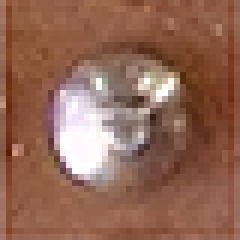
#> input picture img_src/boa.png, 40 x 40 px, found by its file name (shown 6 times larger)
$ jupyter execute --allow-errors AnaliseDeDataAUment.ipynb   (shell and % lines are left out)
#> lines starting #> are read from the running program, lines starting #| are printed output that depends on the picture
# Análise de técnicas de Data Aumentation na geração de um banco de soldas para classificação utilizando a DCT

[cell 1]
import cv2 as cv
print("OpenCV: ", cv.__version__)
import numpy as np
print("numpy: ", np.__version__)
import matplotlib.pyplot as plt
plt.style.use('classic')

Primeiramente vamos carregar as imagens que temos, uma de cada classe, converter em imagens em tons de cinza e armazenar numa lista.

[cell 2]
# Nome dos arquivos com as imagens boas
imgNameList = ['boa.png', 'ausente.png', 'excesso.png',
           'ponte.png', 'pouca.png']
# Carregando as imagens e guardando numa lista
imgList = []
for imgName in imgNameList:
    imgFile = "/Users/evalero/Library/CloudStorage/GoogleDrive-valero.esbel@gmail.com/Meu Drive/Desktop/Proghramação/Git/soldas_dt_aug/img_src/" + imgName
    img = cv.imread(imgFile)
#> img is the input picture: shape (40, 40, 3); mean B, G, R 84.7, 103, 145.9
    imgG = cv.cvtColor(img, cv.COLOR_BGR2GRAY)
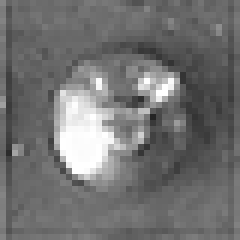
#> imgG: shape (40, 40) (shown 6 times larger); min 36, max 255, mean 113.8
    imgList.append(imgG)
#> pass 2 of the loop `for imgName in imgNameList:`:
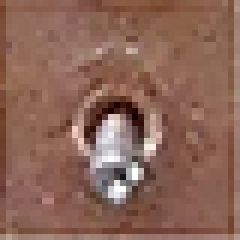
#> input picture img_src/ausente.png, 40 x 40 px, found by its file name (shown 6 times larger)
#> img is the input picture: shape (40, 40, 3); mean B, G, R 87.5, 101.4, 139.8
#> `imgG = cv.cvtColor(img, cv.COLOR_BGR2GRAY)`:
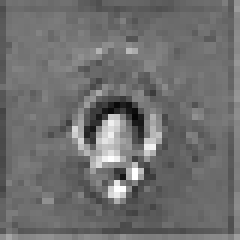
#> imgG: shape (40, 40) (shown 6 times larger); min 6, max 255, mean 111.3
#> pass 3 of the loop `for imgName in imgNameList:`:
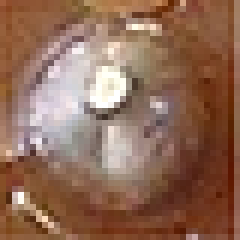
#> input picture img_src/excesso.png, 40 x 40 px, found by its file name (shown 6 times larger)
#> img is the input picture: shape (40, 40, 3); mean B, G, R 87.3, 107, 144.3
#> `imgG = cv.cvtColor(img, cv.COLOR_BGR2GRAY)`:
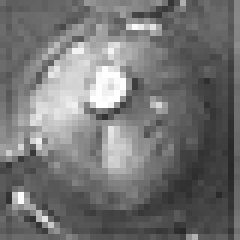
#> imgG: shape (40, 40) (shown 6 times larger); min 39, max 255, mean 115.9
#> the loop made 5 passes; the first 3 are shown
fig, ax = plt.subplots(3,2)
for i in range(3):
    for j in range(2):
        index = (2*i+j) % 5
        ax[i,j].imshow(imgList[index], cmap='gray')
        ax[i,j].set_title(imgNameList[index])
        ax[i,j].axis('off')
        plt.tight_layout()

Agora vamos implementar o extrator de características que queremos utilizar para avaliar nosso processo de data augmentation. Neste casso vamos utilizar a transformada discreta do cosseno (DCT). A forma de calcular a transformada, para ser utilizada como extrator de características, pode ser melhor discutida posteriormente.

[cell 3]
class DctService():
    def __init__(self):
        pass

    '''
    Função que aplica o filtro DCT na imagem. Entrada uma imagem BGR
    '''
    def dct_filter(self, img, chanels = 'GRAY', show = False):
        if chanels == 'BGR':
            gray_img = cv.cvtColor(img, cv.COLOR_BGR2GRAY)
        elif chanels == 'RGB':
            gray_img = cv.cvtColor(img, cv.COLOR_RGB2GRAY)
        else:
            gray_img = img
        lut = np.arange(1, 257, dtype="float64")
        lut = np.log(lut)
        #lut = np.asarray([np.log(i, 2) for i in (np.arange(0, 256) + 1)], "float64")
        img_log = cv.LUT(gray_img, lut)
        dctImg = cv.dct(img_log) # Transformada da imagem
        # Agora vamos normalizar a imagem para que os valores fiquem entre 0 e 255
        dctImage = cv.normalize(dctImg, None, 0, 255, cv.NORM_MINMAX, cv.CV_8UC1)
        # A função pode retornar os dois formatos
        if show:
            return dctImage  # para visualizar
        else:
            return dctImg   # para processar

    def operacao_dct(self, img_solda):
        soma = np.sum(img_solda)
        media = np.mean(img_solda)
        desvio = np.std(img_solda)
        minValue = np.min(img_solda)
        maxValue = np.max(img_solda)
        return soma, media, desvio, minValue, maxValue
        #return desvio, minValue

    def dctSum(self, img):
        return np.array(self.operacao_dct(img))

Podemos então aplicar o extrator de características e, com o objetivo de visualizar o resultado, podemos armazenar as imagens. As imagens para análise serão guardadas posteriormente na lista.

[cell 4]
fig, ax = plt.subplots(3,2)
imgDCT = []
index = 0
for img in imgList:
    imgDCT.append(DctService().dct_filter(img))
    img = DctService().dct_filter(img, show=True)
    i = index // 2
    j = index % 2
    ax[i,j].imshow(img[:5, 0:5], cmap='gray')
    ax[i,j].set_title(imgNameList[index%5])
    ax[i,j].axis('off')
    plt.tight_layout()
    index += 1
#> this loop made 5 passes
#> pass 1, in dct_filter, `dctImg = cv.dct(img_log)`:
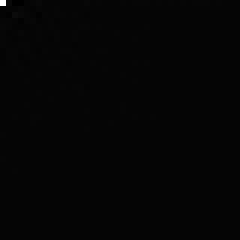
#> dctImg: shape (40, 40) float64 (shown 6 times larger); min -4.26, max 187.7, mean 0.1; drawn with min black and max white
img = DctService().dct_filter(imgList[0], show=True)
ax[2,1].imshow(img[:5, 0:5], cmap='gray')
ax[2,1].set_title(imgNameList[0])
ax[2,1].axis('off')
plt.tight_layout()
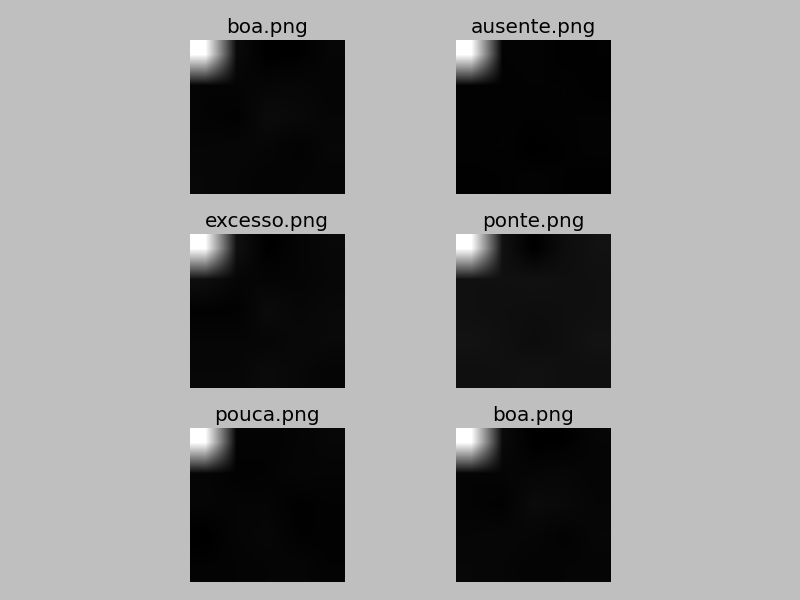
#> figure drawn by matplotlib, 6 panels

Visualmente não tem diferença significativa entre as imagens geradas. Vamos analisar então os valores dos vetores de características considerando, inicialmente todos os parâmetros.

[cell 5]
print("[ Soma, Média, Desvio, Min, Max]")
vetCar = np.zeros((4098, 5))
index = 0;
for img in imgDCT:
    vetCar[index,:] = DctService().operacao_dct(img)
    print("[ %.3f" % (vetCar[index,0]), end='')
    for val in vetCar[index, 1:]:
        print(", %.3f" % (val), end='')
    print(" ]")
    index += 1

A soma e a média são métricas linearmente dependentes, devido ao fato de que as imagens são dos mesmo tamanho. Entretanto, em casos reais devem ser análises de imagens de tamanhos diversos. Vamos excluir então a soma, por enquanto, e mostrar em gráficos as projeções destes vetores.

[cell 6]
#ax[axi, axj].scatter(soma, std, color=colors[i-1])
colors = ['red', 'blue', 'green', 'black', 'yellow']
fig, ax = plt.subplots(3,2)
ax[0,0].scatter(vetCar[:5, 1], vetCar[:5, 2], color=colors)
ax[0,0].set_title('Média x Desvio')
ax[0,0].set_xlabel('Média')
ax[0,0].set_ylabel('Desvio')
ax[0,1].scatter(vetCar[:5, 1], vetCar[:5, 3], color=colors)
ax[0,1].set_title('Média x Min')
ax[0,1].set_xlabel('Média')
ax[0,1].set_ylabel('Min')
ax[1,0].scatter(vetCar[:5, 1], vetCar[:5, 4], color=colors)
ax[1,0].set_title('Média x Max')
ax[1,0].set_xlabel('Média')
ax[1,0].set_ylabel('Max')
ax[1,1].scatter(vetCar[:5, 2], vetCar[:5, 3], color=colors)
ax[1,1].set_title('Desvio x Min')
ax[1,1].set_xlabel('Desvio')
ax[1,1].set_ylabel('Min')
ax[2,0].scatter(vetCar[:5, 2], vetCar[:5, 4], color=colors)
ax[2,0].set_title('Desvio x Max')
ax[2,0].set_xlabel('Desvio')
ax[2,0].set_ylabel('Max')
ax[2,1].scatter(vetCar[:5, 3], vetCar[:5, 4], color=colors)
ax[2,1].set_title('Min x Max')
ax[2,1].set_xlabel('Min')
ax[2,1].set_ylabel('Max')
plt.tight_layout()

# Testando as técnicas de Data AUmentation

## Flipping

Inicialmente vamos trabalhar a técnica de flipping utilizando os recursos disponíveis na biblioteca OpenCL. A função flip permite aplicar esta técnica na direção vertical, na horizontal ou em ambas. Vamos gerar então três imagens novas, com base nas images originais.

[cell 7]
imgFlipList = []
index = 5
print("[ Soma, Média, Desvio, Min, Max]")
for img in imgList:
    # Flip vertical
    imgFlip = cv.flip(img, 0)
    #imgFlip_H = cv.flip(imgG, 1)
    #imgFlip_VH = cv.flip(imgG, -1)

    imgFlipList.append(imgFlip)
    imgFlip = DctService().dct_filter(imgFlip)
    vetCar[index,:] = DctService().operacao_dct(imgFlip)
    print("[ %.3f" % (vetCar[index,0]), end='')
    for val in vetCar[index, 1:]:
        print(", %.3f" % (val), end='')
    print(" ]")
    index += 1
#> this loop made 5 passes
#> pass 1, in dct_filter (call 12), `img_log = cv.LUT(gray_img, lut)`:
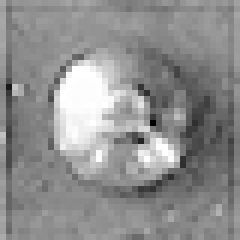
#> img_log: shape (40, 40) float64 (shown 6 times larger); min 3.61, max 5.55, mean 4.69; drawn with min black and max white


fig, ax = plt.subplots(3,2)
ax[0,0].scatter(vetCar[5:10, 1], vetCar[5:10, 2], color=colors)
ax[0,0].scatter(vetCar[0:5, 1], vetCar[0:5, 2], color=colors)
ax[0,0].set_title('Média x Desvio')
ax[0,0].set_xlabel('Média')
ax[0,0].set_ylabel('Desvio')
ax[0,1].scatter(vetCar[5:10, 1], vetCar[5:10, 3], color=colors)
ax[0,1].scatter(vetCar[0:5, 1], vetCar[0:5, 3], color=colors)
ax[0,1].set_title('Média x Min')
ax[0,1].set_xlabel('Média')
ax[0,1].set_ylabel('Min')
ax[1,0].scatter(vetCar[5:10, 1], vetCar[5:10, 4], color=colors)
ax[1,0].scatter(vetCar[0:5, 1], vetCar[0:5, 4], color=colors)
ax[1,0].set_title('Média x Max')
ax[1,0].set_xlabel('Média')
ax[1,0].set_ylabel('Max')
ax[1,1].scatter(vetCar[5:10, 2], vetCar[5:10, 3], color=colors)
ax[1,1].scatter(vetCar[0:5, 2], vetCar[0:5, 3], color=colors)
ax[1,1].set_title('Desvio x Min')
ax[1,1].set_xlabel('Desvio')
ax[1,1].set_ylabel('Min')
ax[2,0].scatter(vetCar[5:10, 2], vetCar[5:10, 4], color=colors)
ax[2,0].scatter(vetCar[0:5, 2], vetCar[0:5, 4], color=colors)
ax[2,0].set_title('Desvio x Max')
ax[2,0].set_xlabel('Desvio')
ax[2,0].set_ylabel('Max')
ax[2,1].scatter(vetCar[5:10, 3], vetCar[5:10, 4], color=colors)
ax[2,1].scatter(vetCar[0:5, 3], vetCar[0:5, 4], color=colors)
ax[2,1].set_title('Min x Max')
ax[2,1].set_xlabel('Min')
ax[2,1].set_ylabel('Max')
plt.tight_layout()
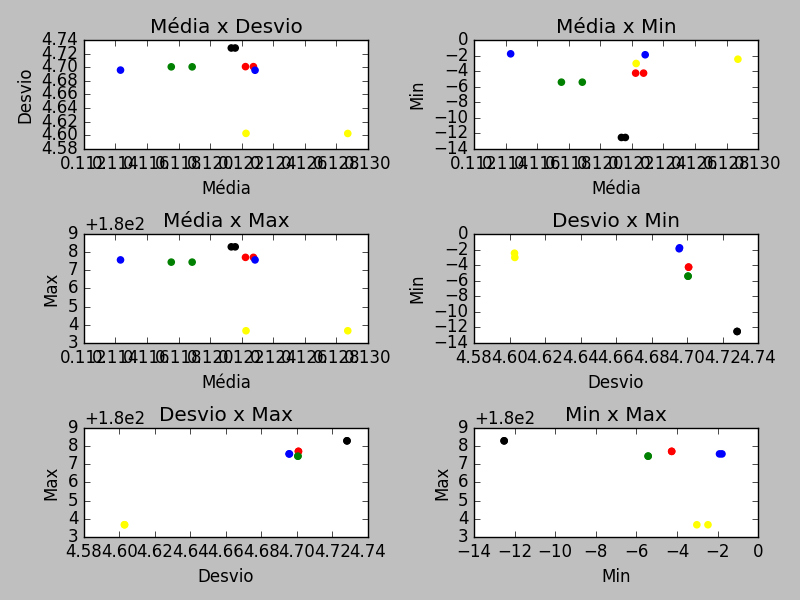
#> figure drawn by matplotlib, 6 panels

[cell 8]
index = 10
print("[ Soma, Média, Desvio, Min, Max]")
for img in imgList:
    # Flip vertical
    #imgFlip = cv.flip(img, 0)
    imgFlip = cv.flip(img, 1)
    #imgFlip_VH = cv.flip(imgG, -1)

    imgFlipList.append(imgFlip)
    imgFlip = DctService().dct_filter(imgFlip)
    vetCar[index,:] = DctService().operacao_dct(imgFlip)
    print("[ %.3f" % (vetCar[index,0]), end='')
    for val in vetCar[index, 1:]:
        print(", %.3f" % (val), end='')
    print(" ]")
    index += 1
#> this loop made 5 passes
#> pass 1, `imgFlip = cv.flip(img, 1)`:
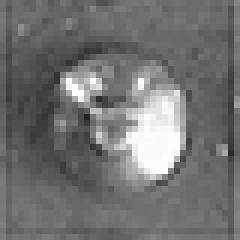
#> imgFlip: shape (40, 40) (shown 6 times larger); min 36, max 255, mean 113.8
#> pass 1, in dct_filter (call 17), `img_log = cv.LUT(gray_img, lut)`:
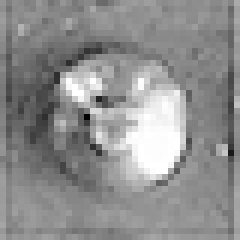
#> img_log: shape (40, 40) float64 (shown 6 times larger); min 3.61, max 5.55, mean 4.69; drawn with min black and max white


fig, ax = plt.subplots(3,2)
ax[0,0].scatter(vetCar[10:15, 1], vetCar[10:15, 2], color=colors)
ax[0,0].scatter(vetCar[5:10, 1], vetCar[5:10, 2], color=colors)
ax[0,0].scatter(vetCar[0:5, 1], vetCar[0:5, 2], color=colors)
ax[0,0].set_title('Média x Desvio')
ax[0,0].set_xlabel('Média')
ax[0,0].set_ylabel('Desvio')
ax[0,1].scatter(vetCar[10:15, 1], vetCar[10:15, 3], color=colors)
ax[0,1].scatter(vetCar[5:10, 1], vetCar[5:10, 3], color=colors)
ax[0,1].scatter(vetCar[0:5, 1], vetCar[0:5, 3], color=colors)
ax[0,1].set_title('Média x Min')
ax[0,1].set_xlabel('Média')
ax[0,1].set_ylabel('Min')
ax[1,0].scatter(vetCar[10:15, 1], vetCar[10:15, 4], color=colors)
ax[1,0].scatter(vetCar[5:10, 1], vetCar[5:10, 4], color=colors)
ax[1,0].scatter(vetCar[0:5, 1], vetCar[0:5, 4], color=colors)
ax[1,0].set_title('Média x Max')
ax[1,0].set_xlabel('Média')
ax[1,0].set_ylabel('Max')
ax[1,1].scatter(vetCar[10:15, 2], vetCar[10:15, 3], color=colors)
ax[1,1].scatter(vetCar[5:10, 2], vetCar[5:10, 3], color=colors)
ax[1,1].scatter(vetCar[0:5, 2], vetCar[0:5, 3], color=colors)
ax[1,1].set_title('Desvio x Min')
ax[1,1].set_xlabel('Desvio')
ax[1,1].set_ylabel('Min')
ax[2,0].scatter(vetCar[10:15, 2], vetCar[10:15, 4], color=colors)
ax[2,0].scatter(vetCar[5:10, 2], vetCar[5:10, 4], color=colors)
ax[2,0].scatter(vetCar[0:5, 2], vetCar[0:5, 4], color=colors)
ax[2,0].set_title('Desvio x Max')
ax[2,0].set_xlabel('Desvio')
ax[2,0].set_ylabel('Max')
ax[2,1].scatter(vetCar[10:15, 3], vetCar[10:15, 4], color=colors)
ax[2,1].scatter(vetCar[5:10, 3], vetCar[5:10, 4], color=colors)
ax[2,1].scatter(vetCar[0:5, 3], vetCar[0:5, 4], color=colors)
ax[2,1].set_title('Min x Max')
ax[2,1].set_xlabel('Min')
ax[2,1].set_ylabel('Max')
plt.tight_layout()
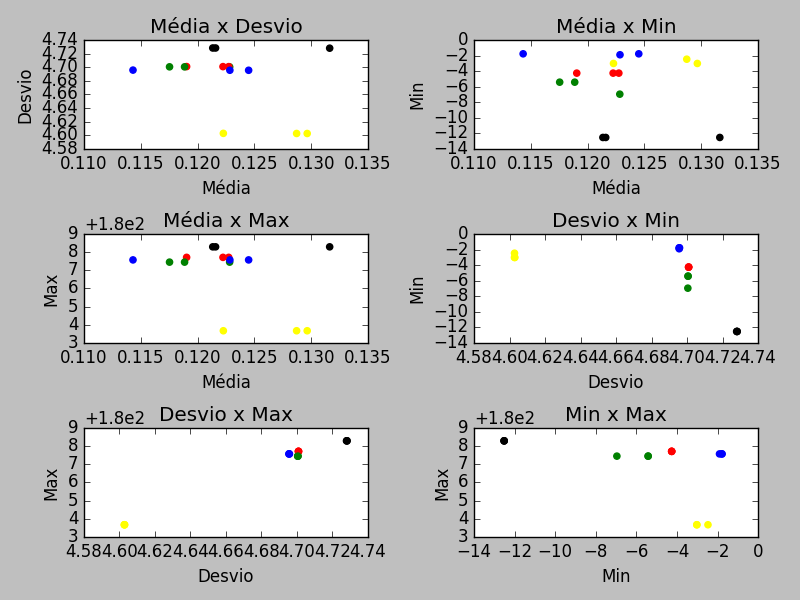
#> figure drawn by matplotlib, 6 panels

[cell 9]
index = 15
print("[ Soma, Média, Desvio, Min, Max]")
for img in imgList:
    # Flip vertical
    #imgFlip = cv.flip(img, 0)
    #imgFlip = cv.flip(img, 1)
    imgFlip = cv.flip(img, -1)

    imgFlipList.append(imgFlip)
    imgFlip = DctService().dct_filter(imgFlip)
    vetCar[index,:] = DctService().operacao_dct(imgFlip)
    print("[ %.3f" % (vetCar[index,0]), end='')
    for val in vetCar[index, 1:]:
        print(", %.3f" % (val), end='')
    print(" ]")
    index += 1
#> this loop made 5 passes
#> pass 1, `imgFlip = cv.flip(img, -1)`:
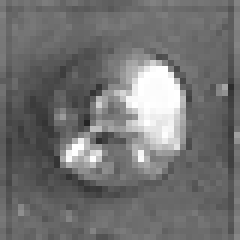
#> imgFlip: shape (40, 40) (shown 6 times larger); min 36, max 255, mean 113.8
#> pass 1, in dct_filter (call 22), `img_log = cv.LUT(gray_img, lut)`:
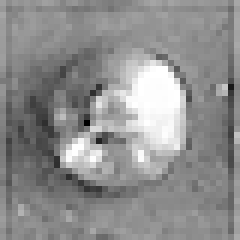
#> img_log: shape (40, 40) float64 (shown 6 times larger); min 3.61, max 5.55, mean 4.69; drawn with min black and max white

fig, ax = plt.subplots(3,2)
ax[0,0].scatter(vetCar[15:20, 1], vetCar[15:20, 2], color=colors)
ax[0,0].scatter(vetCar[10:15, 1], vetCar[10:15, 2], color=colors)
ax[0,0].scatter(vetCar[5:10, 1], vetCar[5:10, 2], color=colors)
ax[0,0].scatter(vetCar[0:5, 1], vetCar[0:5, 2], color=colors)
ax[0,0].set_title('Média x Desvio')
ax[0,0].set_xlabel('Média')
ax[0,0].set_ylabel('Desvio')
ax[0,1].scatter(vetCar[15:20, 1], vetCar[15:20, 3], color=colors)
ax[0,1].scatter(vetCar[10:15, 1], vetCar[10:15, 3], color=colors)
ax[0,1].scatter(vetCar[5:10, 1], vetCar[5:10, 3], color=colors)
ax[0,1].scatter(vetCar[0:5, 1], vetCar[0:5, 3], color=colors)
ax[0,1].set_title('Média x Min')
ax[0,1].set_xlabel('Média')
ax[0,1].set_ylabel('Min')
ax[1,0].scatter(vetCar[15:20, 1], vetCar[15:20, 4], color=colors)
ax[1,0].scatter(vetCar[10:15, 1], vetCar[10:15, 4], color=colors)
ax[1,0].scatter(vetCar[5:10, 1], vetCar[5:10, 4], color=colors)
ax[1,0].scatter(vetCar[0:5, 1], vetCar[0:5, 4], color=colors)
ax[1,0].set_title('Média x Max')
ax[1,0].set_xlabel('Média')
ax[1,0].set_ylabel('Max')
ax[1,1].scatter(vetCar[15:20, 2], vetCar[15:20, 3], color=colors)
ax[1,1].scatter(vetCar[10:15, 2], vetCar[10:15, 3], color=colors)
ax[1,1].scatter(vetCar[5:10, 2], vetCar[5:10, 3], color=colors)
ax[1,1].scatter(vetCar[0:5, 2], vetCar[0:5, 3], color=colors)
ax[1,1].set_title('Desvio x Min')
ax[1,1].set_xlabel('Desvio')
ax[1,1].set_ylabel('Min')
ax[2,0].scatter(vetCar[15:20, 2], vetCar[15:20, 4], color=colors)
ax[2,0].scatter(vetCar[10:15, 2], vetCar[10:15, 4], color=colors)
ax[2,0].scatter(vetCar[5:10, 2], vetCar[5:10, 4], color=colors)
ax[2,0].scatter(vetCar[0:5, 2], vetCar[0:5, 4], color=colors)
ax[2,0].set_title('Desvio x Max')
ax[2,0].set_xlabel('Desvio')
ax[2,0].set_ylabel('Max')
ax[2,1].scatter(vetCar[15:20, 3], vetCar[15:20, 4], color=colors)
ax[2,1].scatter(vetCar[10:15, 3], vetCar[10:15, 4], color=colors)
ax[2,1].scatter(vetCar[5:10, 3], vetCar[5:10, 4], color=colors)
ax[2,1].scatter(vetCar[0:5, 3], vetCar[0:5, 4], color=colors)
ax[2,1].set_title('Min x Max')
ax[2,1].set_xlabel('Min')
ax[2,1].set_ylabel('Max')
plt.tight_layout()
